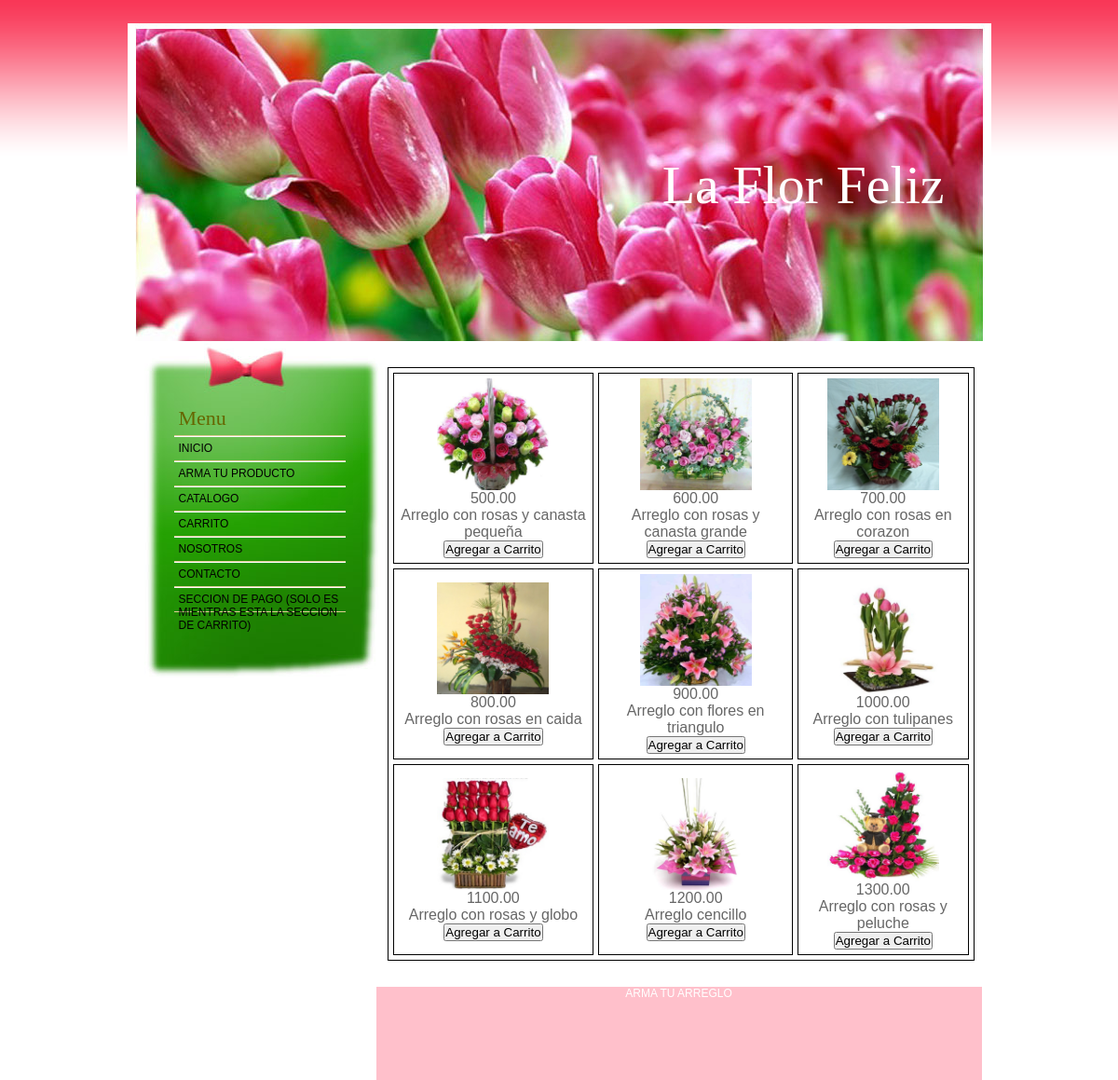
The page / on the database its author committed.
### tables this page shows
CREATE TABLE IF NOT EXISTS `arreglo` (
  `id_arreglo` int(11) NOT NULL AUTO_INCREMENT,
  `precio` decimal(7,2) DEFAULT NULL,
  `descripcion` tinytext,
  `ruta_imagen` varchar(50) NOT NULL,
  PRIMARY KEY (`id_arreglo`)
);

### bd/conexion.php (called while the page is built, shortened)
<?php
 class BD{
	var $conectar;
	var $resultado;
function getResultado()
    {
        return $this->resultado;
    }
function Conexion(){
	$nombreHost = "localhost";
	$nombreUsuario = "root";
	$pass = "";
		if(!($this->conectar = mysql_connect($nombreHost,$nombreUsuario, $pass)))
   			 die("Error: Posibles problemas en su conexion con la BD " .mysql_error());
}
function Consulta($consulta){
	 $this->query = $consulta;
  	 $this->resultado = mysql_query($this->query, $this->conectar);
}
}
 ?>

### inicio/tabla.php (the view, shortened to what this page needs)
<html>
<head>
	<link href="inicio/tabla.css" rel="stylesheet" type="text/css">
</head>
<body>
	<?php
	include("bd/conexion.php");
	$NuevaConexion = new BD;
	$NuevaConexion->Conexion();
	$NuevaConexion->Consulta("SELECT * FROM arreglo");
	$Resultado = $NuevaConexion->getResultado();
			echo '<br></br>';
			echo '<table id="tabla">';
	for ($i=0; $i<3 ; $i++){
   			echo "<tr>";
	   	for ($j=0; $j<3 ; $j++) {
	   		$row = mysql_fetch_row($Resultado);
			echo "<td id='celda'><img id='imagen' src='$row[3]'>";
			echo "<br>$row[1]";
			echo "<br>$row[2]";
			echo "<br><button type='submit'
					  name='carrito'
					  id='$row[0]'
				      onclick='agregar_carrito(this.id)'>
				      Agregar a Carrito</button></td>";
		}
			echo '</tr>';
	}
			echo '</table>';
	?>
	<br>
	<br>
	<div id="armaArre"> ARMA TU ARREGLO </div>
</body>
</html>

### index.php (shortened to what this page needs)
<html >
  <head>
  <link href="style.css" rel="stylesheet" type="text/css" />
</head>
<body>
<div id="wrap">
<div id="header">
<h1 id="sitename"><a href="index.php">La Flor Feliz</a></h1>
</div>
<div id="page"><div class="inner_copy"></div>
<?php include("menu.php"); ?>
<?php include("inicio/tabla.php"); ?>
</div>
</div>
</body>
</html>

### menu.php (shortened to what this page needs)
<html>
<head>
	<link href="style.css" rel="stylesheet" type="text/css" />
</head>
<body>
<div id="menu">
<div id="sidemenu">
<h2>Menu</h2>
<ul>
<li class="active"><a href="index.php">INICIO</a> </li>
<li><a href="armaProducto.php">ARMA TU PRODUCTO</a></li>
<li><a href="catalogo.php">CATALOGO</a></li>
<li><a href="carrito.php">CARRITO</a></li>
<li><a href="nosotros.php">NOSOTROS</a></li>
<li><a href="contacto.php">CONTACTO</a></li>
<li><a href="seccionPago.php">SECCION DE PAGO (SOLO ES MIENTRAS ESTA LA SECCION DE CARRITO)</a></li>
</ul>
</div>
</div>
</body>
</html>

### style.css (style rules this page uses)
* { margin:0; padding:0px; }
body { background:#fff url(images/bg.gif) repeat-x; font-family:Verdana, Arial,Helvetica,sans-serif; font-size:12px; color:#666; }
#wrap { width:927px; margin:25px auto 25px auto; }
#wrap #header #sitename { color:#fff; font-family:Georgia, "Times New Roman", Times, serif; font-size:58px; font-weight:normal; display:block; padding-top:140px; text-align:right; padding-right:50px; }
#sitename a, #sitename a:visited, #sitename a:active { color:#fff; text-decoration:none; }
#header { background:url(images/header.jpg) no-repeat; height:341px; }
#page { padding:0 10px 0 10px; }
#page #menu { float:left; background:url(images/sidemenu.jpg) no-repeat; width:269px; height:382px; }
#menu h2 { display:block; color:#666600; border-bottom:solid 1px #DFCD95; padding:5px; font-family:Georgia, "Times New Roman", Times, serif; font-size:22px; font-weight:normal; }
#wrap #page #menu #sidemenu { padding:65px 45px 0 40px; display:block; }
#sidemenu ul { display:block; list-style:none; }
#sidemenu li { display:block; height:26px; border-top:solid 1px #fff; }
#sidemenu a { display:block; height:20px; padding:5px 5px 0 5px; color:#000; text-decoration:none; border-bottom:solid 1px #DFCD95; }

### inicio/tabla.css (style rules this page uses)
#tabla { border:1px solid black; border-spacing: ; border-spacing: 5px; width:630px; }
#celda { text-align: center; border: 1px solid black; height: 101px; padding: 5px; }
#armaArre { background:pink; color: white; float: right; height: 100px; text-align: center; width: 650px; }
#imagen { width: 120px; }

### rows shown on the page
arreglo: ruta_imagen (picture), precio "500.00", descripcion "Arreglo con rosas y canasta pequeña"
arreglo: ruta_imagen (picture), precio "600.00", descripcion "Arreglo con rosas y canasta grande"
arreglo: ruta_imagen (picture), precio "700.00", descripcion "Arreglo con rosas en corazon"
arreglo: ruta_imagen (picture), precio "800.00", descripcion "Arreglo con rosas en caida"
arreglo: ruta_imagen (picture), precio "900.00", descripcion "Arreglo con flores en triangulo"
arreglo: ruta_imagen (picture), precio "1000.00", descripcion "Arreglo con tulipanes"
arreglo: ruta_imagen (picture), precio "1100.00", descripcion "Arreglo con rosas y globo"
arreglo: ruta_imagen (picture), precio "1200.00", descripcion "Arreglo cencillo"
arreglo: ruta_imagen (picture), precio "1300.00", descripcion "Arreglo con rosas y peluche"
